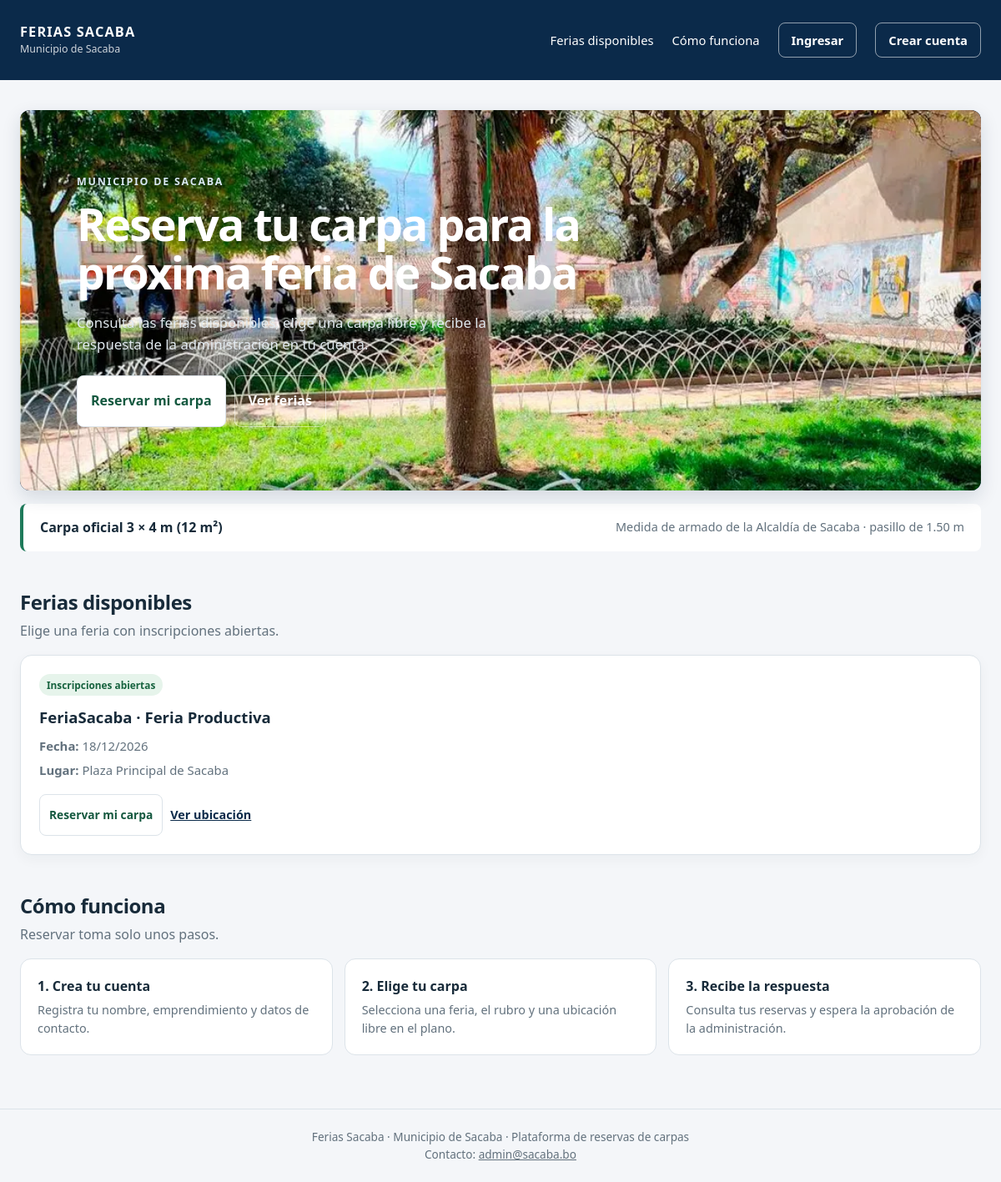
The page / on the database its author committed.
### tables this page shows
CREATE TABLE ferias (
    id        INT AUTO_INCREMENT PRIMARY KEY,
    nombre    VARCHAR(120) NOT NULL,
    fecha     DATE NOT NULL,
    lugar     VARCHAR(180) NOT NULL,
    latitud   DECIMAL(9,6) NULL,
    longitud  DECIMAL(9,6) NULL,
    foto      VARCHAR(255) NULL,
    estado    ENUM('borrador','abierta','cerrada') NOT NULL DEFAULT 'borrador',
    CONSTRAINT chk_ferias_latitud  CHECK (latitud  BETWEEN -90 AND 90),
    CONSTRAINT chk_ferias_longitud CHECK (longitud BETWEEN -180 AND 180)
);

### app/core/helpers.php (called while the page is built, shortened)
<?php
function e(mixed $valor): string
{
    return htmlspecialchars((string) ($valor ?? ''), ENT_QUOTES, 'UTF-8');
}
function url(string $ruta, array $parametros = []): string
{
    return 'index.php?' . http_build_query(['ruta' => $ruta] + $parametros);
}
function vista(string $nombre, array $datos = []): void
{
    extract($datos, EXTR_SKIP);
    require dirname(__DIR__) . '/views/' . $nombre . '.php';
}
function minusculas(string $texto): string
{
    return function_exists('mb_strtolower') ? mb_strtolower($texto, 'UTF-8') : strtolower($texto);
}
function quitar_acentos(string $texto): string
{
    return strtr($texto, [
        'á' => 'a', 'é' => 'e', 'í' => 'i', 'ó' => 'o', 'ú' => 'u', 'ü' => 'u', 'ñ' => 'n',
        'Á' => 'A', 'É' => 'E', 'Í' => 'I', 'Ó' => 'O', 'Ú' => 'U', 'Ü' => 'U', 'Ñ' => 'N',
    ]);
}
function normalizar(string $texto): string
{
    return minusculas(quitar_acentos($texto));
}
function fecha_corta(?string $fecha): string
{
    $t = strtotime($fecha);
    return $t === false ? $fecha : date('d/m/Y', $t);
}
function enlace_mapa(string $lugar): string
{
    $consulta = str_contains(normalizar($lugar), 'sacaba') ? $lugar : $lugar . ', Sacaba';
    return 'https://www.google.com/maps/search/?' . http_build_query(['api' => 1, 'query' => $consulta . ', Bolivia']);
}

### app/controllers/PublicController.php (called while the page is built, shortened)
<?php
final class PublicController
{
    public function inicio(): void
    {
        $contacto = trim((string) Configuracion::leer('feria')['contacto_email']);
        if ($contacto === '') {
            $administradores = (new Usuario())->administradoresActivos();
            $contacto = (string) ($administradores[0]['email'] ?? '');
        }
        vista('publico/inicio', [
            'ferias' => (new Feria())->abiertasParaInscripcion(),
            'usuario' => Auth::usuario(),
            'contacto' => $contacto,
        ]);
    }
}

### app/models/Modelo.php (called while the page is built, shortened)
<?php
require_once __DIR__ . '/../../config/Database.php';
abstract class Modelo
{
    protected PDO $db;
    public function __construct()
    {
        $this->db = Database::conectar();
    }
    protected function consultar(string $sql, array $parametros = []): array
    {
        $consulta = $this->db->prepare($sql);
        $consulta->execute($parametros);
        return $consulta->fetchAll();
    }
}

### config/Database.php (called while the page is built, shortened)
<?php
final class Database
{
    private static ?PDO $conexion = null;
    public static function conectar(): PDO
    {
        if (self::$conexion === null) {
            $c = require __DIR__ . '/config.php';
            $dsn = sprintf(
                'mysql:host=%s;port=%s;dbname=%s;charset=utf8mb4',
                $c['db_host'],
                $c['db_port'],
                $c['db_name']
            );
            self::$conexion = new PDO($dsn, $c['db_user'], $c['db_pass'], [
                PDO::ATTR_ERRMODE            => PDO::ERRMODE_EXCEPTION,
                PDO::ATTR_DEFAULT_FETCH_MODE => PDO::FETCH_ASSOC,
                PDO::ATTR_EMULATE_PREPARES   => false,
            ]);
        }
        return self::$conexion;
    }
}

### app/models/Feria.php (called while the page is built, shortened)
<?php
require_once __DIR__ . '/Modelo.php';
final class Feria extends Modelo
{
    public function abiertasParaInscripcion(): array
    {
        return $this->consultar(
            'SELECT f.id, f.nombre, f.fecha, f.lugar, f.foto
             FROM ferias f
             WHERE ' . self::ABIERTA_SQL . '
             ORDER BY f.fecha, f.nombre'
        );
    }
}

### app/core/bootstrap.php (called while the page is built, shortened)
<?php
spl_autoload_register(static function (string $clase): void {
    $carpetas = ['/app/core/', '/app/controllers/', '/app/models/', '/app/services/', '/config/'];
    foreach ($carpetas as $carpeta) {
        $archivo = RAIZ_PROYECTO . $carpeta . $clase . '.php';
        if (is_file($archivo)) {
            return;
        }
    }
});
require_once __DIR__ . '/helpers.php';

### config/config.php (called while the page is built)
<?php
return [
    'db_host' => getenv('DB_HOST') ?: '127.0.0.1',
    'db_port' => getenv('DB_PORT') ?: '3306',
    'db_name' => getenv('DB_NAME') ?: 'ferias_sacaba',
    'db_user' => getenv('DB_USER') ?: 'root',
    'db_pass' => getenv('DB_PASS') ?: '',
];

### app/models/Usuario.php (called while the page is built, shortened)
<?php
require_once __DIR__ . '/Modelo.php';
final class Usuario extends Modelo
{
    public function administradoresActivos(): array
    {
        return $this->consultar(
            "SELECT id, nombre, email FROM usuarios WHERE rol = 'administrador' AND activo = 1 ORDER BY id"
        );
    }
}

### app/views/publico/inicio.php (the view, shortened to what this page needs)
<?php
$rol = $usuario['rol'] ?? '';
$enlaceIngreso = $rol === 'administrador' ? url('panel') : ($rol === 'usuario' ? url('mi-espacio') : url('login'));
$fotoPortada = '';
if ($fotoPortada === '' && is_file(RAIZ_PROYECTO . '/public/uploads/ferias/cfc43a35e85a58287f97bf5e8e87330d.webp')) {
    $fotoPortada = 'uploads/ferias/cfc43a35e85a58287f97bf5e8e87330d.webp';
}
?>
<!doctype html>
<html lang="es">
<head>
    <link rel="stylesheet" href="css/public.css">
</head>
<body class="publico-body">
<header class="publico-barra">
    <a class="publico-marca" href="<?= e(url('inicio')) ?>">
        <strong>FERIAS SACABA</strong>
        <span>Municipio de Sacaba</span>
    </a>
    <nav class="publico-nav" aria-label="Navegación principal">
        <a href="#ferias">Ferias disponibles</a>
        <a href="#como-funciona">Cómo funciona</a>
        <a class="publico-nav-cta" href="<?= e($enlaceIngreso) ?>">Ingresar</a>
        <?php if ($rol === ''): ?><a class="publico-nav-cta" href="<?= e(url('registro')) ?>">Crear cuenta</a><?php endif; ?>
    </nav>
</header>
<main class="publico-contenido">
    <section class="publico-hero"<?= $fotoPortada !== '' ? ' style="--foto-feria:url(\'' . e($fotoPortada) . '\')"' : '' ?>>
        <?php if ($fotoPortada !== ''): ?><img class="publico-hero-foto" src="<?= e($fotoPortada) ?>" alt="Feria del Municipio de Sacaba"><?php endif; ?>
        <div class="publico-hero-contenido">
            <p class="publico-kicker">Municipio de Sacaba</p>
            <h1>Reserva tu carpa para la próxima feria de Sacaba</h1>
            <p>Consulta las ferias disponibles, elige una carpa libre y recibe la respuesta de la administración en tu cuenta.</p>
            <div class="publico-acciones">
                <a class="publico-boton" href="<?= e($enlaceIngreso) ?>">Reservar mi carpa</a>
                <a class="publico-boton publico-boton-claro" href="#ferias">Ver ferias</a>
            </div>
        </div>
    </section>
    <section class="publico-aviso-carpa" aria-label="Medida oficial de carpa">
        <strong>Carpa oficial 3 × 4 m (12 m²)</strong>
        <span>Medida de armado de la Alcaldía de Sacaba · pasillo de 1.50 m</span>
    </section>
    <section class="publico-seccion" id="ferias">
        <div class="publico-seccion-cabecera">
            <div><h2>Ferias disponibles</h2><p>Elige una feria con inscripciones abiertas.</p></div>
        </div>
        <?php if ($ferias === []): ?>
            <div class="publico-vacio"><strong>No hay ferias abiertas por el momento.</strong><div>Vuelve pronto para consultar las próximas fechas.</div></div>
        <?php else: ?>
            <div class="publico-ferias">
                <?php foreach ($ferias as $feria): ?>
                    <article class="publico-feria">
                        <span class="publico-feria-estado">Inscripciones abiertas</span>
                        <h3><?= e($feria['nombre']) ?></h3>
                        <p><strong>Fecha:</strong> <?= e(fecha_corta($feria['fecha'])) ?></p>
                        <p><strong>Lugar:</strong> <?= e($feria['lugar']) ?></p>
                        <div class="publico-feria-acciones">
                            <a class="publico-boton" href="<?= e($rol === 'usuario' ? url('mi-espacio') : ($rol === 'administrador' ? url('panel') : url('login'))) ?>">Reservar mi carpa</a>
                            <a class="publico-enlace-mapa" href="<?= e(enlace_mapa((string) $feria['lugar'])) ?>" target="_blank" rel="noopener noreferrer">Ver ubicación</a>
                        </div>
                    </article>
                <?php endforeach; ?>
            </div>
        <?php endif; ?>
    </section>
    <section class="publico-seccion" id="como-funciona">
        <div class="publico-seccion-cabecera"><div><h2>Cómo funciona</h2><p>Reservar toma solo unos pasos.</p></div></div>
        <div class="publico-pasos">
            <article class="publico-paso"><strong>1. Crea tu cuenta</strong><p>Registra tu nombre, emprendimiento y datos de contacto.</p></article>
            <article class="publico-paso"><strong>2. Elige tu carpa</strong><p>Selecciona una feria, el rubro y una ubicación libre en el plano.</p></article>
            <article class="publico-paso"><strong>3. Recibe la respuesta</strong><p>Consulta tus reservas y espera la aprobación de la administración.</p></article>
        </div>
    </section>
</main>
<footer class="publico-pie">
    Ferias Sacaba · Municipio de Sacaba · Plataforma de reservas de carpas
    <?php if ($contacto !== ''): ?><br>Contacto: <a href="mailto:<?= e($contacto) ?>"><?= e($contacto) ?></a><?php endif; ?>
</footer>
</body>
</html>

### rows shown on the page
ferias: nombre "FeriaSacaba · Feria Productiva", fecha "18/12/2026", lugar "Plaza Principal de Sacaba"

### other values the page prints
$contacto "admin@sacaba.bo"
